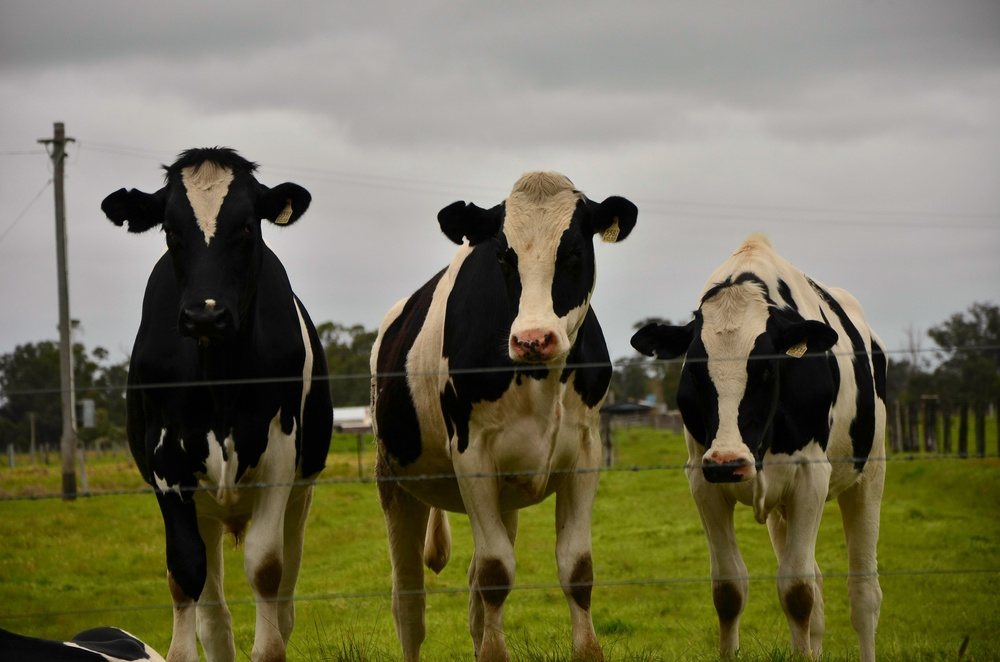
#> input picture test_image/noIcon.jpg, 1000 x 662 px, shrunk from 2540 x 1682 before the run, found by its file name
$ python testing.py
#> lines starting #> are read from the running program, lines starting #| are printed output that depends on the picture
from PIL import Image

testImage = r"F:\python\noIcon.jpg"

im = Image.open(testImage)
#> im is the input picture: PIL image 1000x662 RGB; mean R, G, B 116.2, 113, 87.4
width, height = im.size
#> width = 1000; height = 662

left = int(width * 0.5) - 120
#> left = 380
top = int(height * 0.5) - 120
#> top = 211

right = left + 240
#> right = 620
bottom = top + 240
#> bottom = 451

cropped_im = im.crop((left,top,right,bottom))
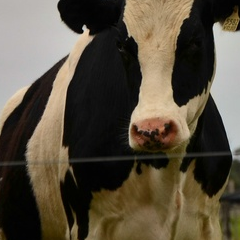
#> cropped_im: PIL image 240x240 RGB; mean R, G, B 87.7, 78.7, 63.1
cropped_im.save(r"F:\python\noIcon.png")
